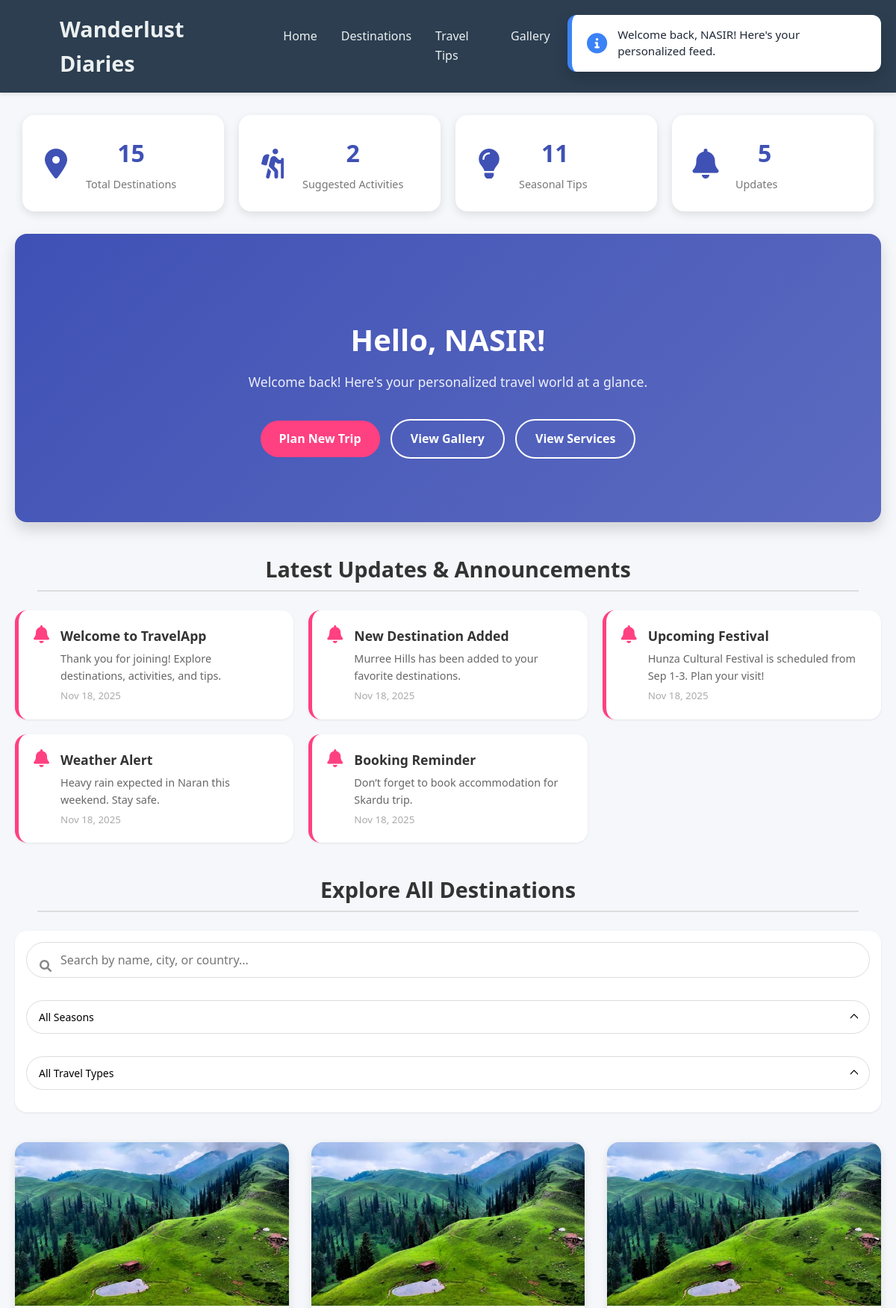
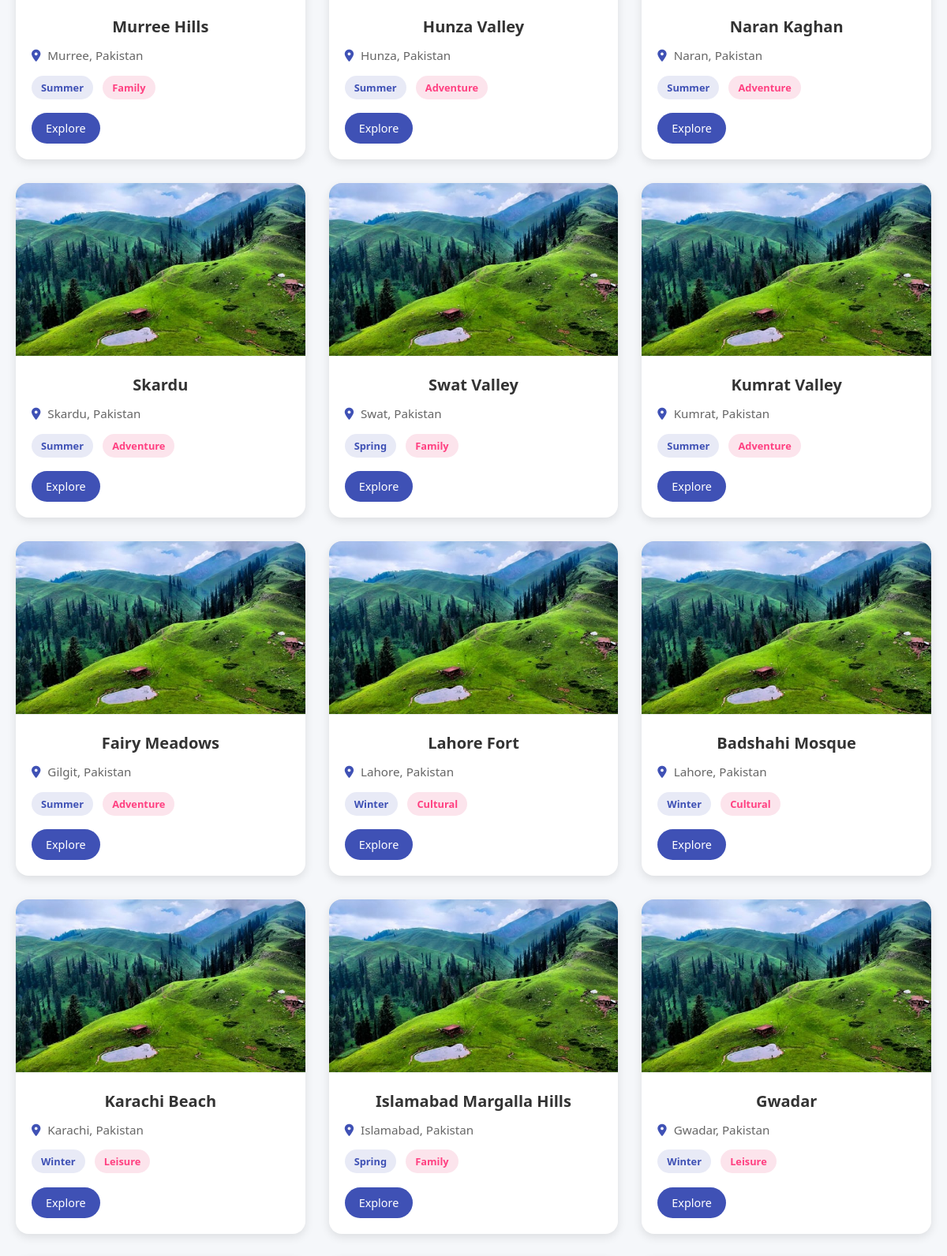
The page /dashboard/ (signed in, upper part) on the database its author committed (2 pictures, top to bottom).
### myapp/models.py (models this page shows, shortened)
class CustomUser(models.Model):
    first_name = models.CharField(max_length=50)
    last_name = models.CharField(max_length=50)
    nationality = models.CharField(max_length=50)
    city = models.CharField(max_length=50)
    postal_address = models.CharField(max_length=100)
    mobile_no = models.CharField(max_length=20, unique=True)
    email = models.EmailField(unique=True)
    password = models.CharField(max_length=255)
    SEASON_CHOICES = [
        ("summer", "Summer"),
        ("winter", "Winter"),
        ("spring", "Spring"),
        ("autumn", "Autumn"),
    ]
    TRAVEL_TYPE_CHOICES = [
        ("adventure", "Adventure"),
        ("cultural", "Cultural"),
        ("leisure", "Leisure"),
        ("family", "Family"),
        ("luxury", "Luxury"),
    ]
    AGE_RANGE_CHOICES = [
        ("18-25", "18-25"),
        ("26-35", "26-35"),
        ("36-50", "36-50"),
        ("50+", "50+"),
    ]
    BUDGET_RANGE_CHOICES = [
        ("low", "Low Budget"),
        ("medium", "Medium Budget"),
        ("high", "High Budget"),
        ("luxury", "Luxury Budget"),
    ]
    travel_season = models.CharField(max_length=20, choices=SEASON_CHOICES, blank=True, null=True)
    travel_type = models.CharField(max_length=20, choices=TRAVEL_TYPE_CHOICES, blank=True, null=True)
    age_range = models.CharField(max_length=20, choices=AGE_RANGE_CHOICES, blank=True, null=True)
    budget_range = models.CharField(max_length=20, choices=BUDGET_RANGE_CHOICES, blank=True, null=True)
    created_at = models.DateTimeField(auto_now_add=True)

class Notification(models.Model):
    title = models.CharField(max_length=100)
    message = models.TextField()
    created_at = models.DateTimeField(auto_now_add=True)

class Destination(models.Model):
    image = models.ImageField(upload_to="destinations/", blank=True, null=True)
    name = models.CharField(max_length=100)
    country = models.CharField(max_length=100)
    city = models.CharField(max_length=100)
    description = models.TextField()
    SEASON_CHOICES = CustomUser.SEASON_CHOICES
    TRAVEL_TYPE_CHOICES = CustomUser.TRAVEL_TYPE_CHOICES
    best_season = models.CharField(max_length=20, choices=SEASON_CHOICES)
    travel_type = models.CharField(max_length=20, choices=TRAVEL_TYPE_CHOICES)
    created_at = models.DateTimeField(auto_now_add=True)

### myapp/views.py (the view)
# urls.py: path("dashboard/", views.dashboard, name="dashboard"),
def dashboard(request):
    if "user_id" not in request.session:
        messages.warning(request, "Please log in to access your dashboard.")
        return redirect("login")
    user = CustomUser.objects.get(id=request.session["user_id"])
    suggested_destinations = Destination.objects.filter(
        best_season=user.travel_season,
        travel_type=user.travel_type
    ).prefetch_related("routes")
    suggested_activities = Activity.objects.filter(destination__in=suggested_destinations)
    suggested_tips = Tip.objects.filter(season=user.travel_season)
    notifications = Notification.objects.order_by("-created_at")[:5]
    all_destinations = Destination.objects.all().order_by('-created_at')
    destinations = Destination.objects.all().order_by("-created_at")
    all_destinations_json = json.dumps([
        {
            "name": d.name,
            "country": d.country,
            "latitude": d.routes.first().latitude if d.routes.exists() else 0,
            "longitude": d.routes.first().longitude if d.routes.exists() else 0,
        } for d in all_destinations if d.routes.exists()
    ])
    season_stats = dict(Destination.objects.values('best_season')
                        .annotate(count=Count('id'))
                        .values_list('best_season', 'count'))
    season_stats = {
        'summer': season_stats.get('summer', 0),
        'winter': season_stats.get('winter', 0),
        'spring': season_stats.get('spring', 0),
        'autumn': season_stats.get('autumn', 0),
    }
    type_stats = dict(Destination.objects.values('travel_type')
                      .annotate(count=Count('id'))
                      .values_list('travel_type', 'count'))
    type_stats = {
        'adventure': type_stats.get('adventure', 0),
        'cultural': type_stats.get('cultural', 0),
        'leisure': type_stats.get('leisure', 0),
        'family': type_stats.get('family', 0),
        'luxury': type_stats.get('luxury', 0),
    }
    route_data = []
    for d in destinations:
        routes = d.routes.all().values("latitude", "longitude", "order")
        points = [{"lat": r["latitude"], "lng": r["longitude"], "order": r["order"]} for r in routes]
        route_data.append({
            "destination": d.name,
            "country": d.country,
            "points": points
        })
    context = {
        "user": user,
        "suggested_destinations": suggested_destinations,
        "suggested_activities": suggested_activities,
        "suggested_tips": suggested_tips,
        "notifications": notifications,
        "route_data": route_data,
        "all_destinations": all_destinations,
        "all_destinations_json": all_destinations_json,
        "season_stats": season_stats,
        "type_stats": type_stats,
    }
    messages.info(request, f"Welcome back, {user.first_name}! Here's your personalized feed.")
    return render(request, "dashboard.html", context)

### templates/dashboard.html (shortened to what this page needs)
{% extends "base.html" %}
{% load static %}
{% block content %}
<div class="dashboard-stats">
    <div class="stat-card">
        <i class="fas fa-map-marker-alt"></i>
        <div>
            <h3>{{ all_destinations.count }}</h3>
            <p>Total Destinations</p>
        </div>
    </div>
    <div class="stat-card">
        <i class="fas fa-hiking"></i>
        <div>
            <h3>{{ suggested_activities.count }}</h3>
            <p>Suggested Activities</p>
        </div>
    </div>
    <div class="stat-card">
        <i class="fas fa-lightbulb"></i>
        <div>
            <h3>{{ suggested_tips.count }}</h3>
            <p>Seasonal Tips</p>
        </div>
    </div>
    <div class="stat-card">
        <i class="fas fa-bell"></i>
        <div>
            <h3>{{ notifications.count }}</h3>
            <p>Updates</p>
        </div>
    </div>
</div>
<div class="dashboard-container">
    <section class="dashboard-hero">
        <h1>Hello, {{ user.first_name }}!</h1>
        <p>Welcome back! Here's your personalized travel world at a glance.</p>
        <div class="quick-actions">
            <a href="{% url 'travelplan_create' %}" class="btn">Plan New Trip</a>
            <a href="{% url 'gallery' %}" class="btn btn-outline">View Gallery</a>
            <a href="{% url 'service_list' %}" class="btn btn-outline">View Services</a>
        </div>
    </section>
    {% if notifications %}
    <section class="section">
        <h2>Latest Updates & Announcements</h2>
        <div class="notifications-grid">
            {% for n in notifications %}
            <div class="notification-card">
                <i class="fas fa-bell"></i>
                <div>
                    <h4>{{ n.title }}</h4>
                    <p>{{ n.message|truncatewords:20 }}</p>
                    <small>{{ n.created_at|date:"M d, Y" }}</small>
                </div>
            </div>
            {% endfor %}
        </div>
    </section>
    {% endif %}
    <section class="section search-section">
        <h2>Explore All Destinations</h2>
        <div class="search-filter-bar">
            <div class="search-input">
                <i class="fas fa-search"></i>
                <input type="text" id="searchInput" placeholder="Search by name, city, or country...">
            </div>
            <select id="seasonFilter">
                <option value="">All Seasons</option>
            </select>
            <select id="typeFilter">
                <option value="">All Travel Types</option>
            </select>
        </div>
    </section>
    <section class="section">
        <div class="destinations-grid" id="destinationsGrid">
            {% for dest in all_destinations %}
            <div class="destination-card"
                 data-name="{{ dest.name|lower }} {{ dest.city|lower }} {{ dest.country|lower }}"
                 data-season="{{ dest.best_season }}"
                 data-type="{{ dest.travel_type }}">
                {% if dest.image %}
                    <img src="{{ dest.image.url }}" alt="{{ dest.name }}">
                {% else %}
                    <div class="placeholder-img">
                        <i class="fas fa-image"></i>
                    </div>
                {% endif %}
                <div class="card-body">
                    <h3>{{ dest.name }}</h3>
                    <p><i class="fas fa-map-marker-alt"></i> {{ dest.city }}, {{ dest.country }}</p>
                    <div class="tags">
                        <span class="tag season">{{ dest.get_best_season_display }}</span>
                        <span class="tag type">{{ dest.get_travel_type_display }}</span>
                    </div>
                    <a href="{% url 'destination_detail' dest.pk %}" class="btn-small">Explore</a>
                </div>
            </div>
            {% empty %}
            <p>No destinations available yet.</p>
            {% endfor %}
        </div>
    </section>
</div>
<link rel="stylesheet" href="https://unpkg.com/leaflet@1.9.4/dist/leaflet.css" />
{% endblock %}

### templates/base.html (style rules this page uses)
:root { --primary-color: #ff5a5f; --primary-hover: #e14d52; --secondary-color: #ffcc00; --secondary-hover: #e6b800; --text-primary: #1f2937; --text-secondary: #4b5563; --bg-primary: #ffffff; --bg-secondary: #fdf2f2; --border-color: #e5e7eb; --shadow-sm: 0 1px 2px rgba(0, 0, 0, 0.05); --shadow-md: 0 4px 6px rgba(0, 0, 0, 0.1); --shadow-lg: 0 10px 15px rgba(0, 0, 0, 0.15); --success-color: #10b981; --error-color: #ef4444; --warning-color: #f59e0b; --info-color: #3b82f6; }
* { margin: 0; padding: 0; box-sizing: border-box; font-family: 'Segoe UI', Tahoma, Geneva, Verdana, sans-serif; }
body { line-height: 1.6; color: #333; background-color: #f9f9f9; }
h1,h2,h3 { margin: 30px; text-align: center; }
.btn { display: inline-block; background-color: #3498db; color: white; padding: 0.8rem 1.5rem; border: none; border-radius: 5px; text-decoration: none; font-weight: bold; transition: background-color 0.3s; }
input, select, textarea, select[multiple] { width: 100%; padding: 10px; border: 1px solid var(--border-color); border-radius: 5px; margin-bottom: 15px; font-size: 14px; }

### rows shown on the page
CustomUser: first_name "NASIR"
Notification: title "Welcome to TravelApp", message "Thank you for joining! Explore destinations, activities, and tips.", created_at "Nov 18, 2025"
Notification: title "New Destination Added", message "Murree Hills has been added to your favorite destinations.", created_at "Nov 18, 2025"
Notification: title "Upcoming Festival", message "Hunza Cultural Festival is scheduled from Sep 1-3. Plan your visit!", created_at "Nov 18, 2025"
Notification: title "Weather Alert", message "Heavy rain expected in Naran this weekend. Stay safe.", created_at "Nov 18, 2025"
Notification: title "Booking Reminder", message "Don’t forget to book accommodation for Skardu trip.", created_at "Nov 18, 2025"
Destination: image (picture), name "Murree Hills", city "Murree", country "Pakistan", best_season "Summer", travel_type "Family"
Destination: image (picture), name "Hunza Valley", city "Hunza", country "Pakistan", best_season "Summer", travel_type "Adventure"
Destination: image (picture), name "Naran Kaghan", city "Naran", country "Pakistan", best_season "Summer", travel_type "Adventure"
Destination: image (picture), name "Skardu", city "Skardu", country "Pakistan", best_season "Summer", travel_type "Adventure"
Destination: image (picture), name "Swat Valley", city "Swat", country "Pakistan", best_season "Spring", travel_type "Family"
Destination: image (picture), name "Kumrat Valley", city "Kumrat", country "Pakistan", best_season "Summer", travel_type "Adventure"
Destination: image (picture), name "Fairy Meadows", city "Gilgit", country "Pakistan", best_season "Summer", travel_type "Adventure"
Destination: image (picture), name "Lahore Fort", city "Lahore", country "Pakistan", best_season "Winter", travel_type "Cultural"
Destination: image (picture), name "Badshahi Mosque", city "Lahore", country "Pakistan", best_season "Winter", travel_type "Cultural"
Destination: image (picture), name "Karachi Beach", city "Karachi", country "Pakistan", best_season "Winter", travel_type "Leisure"
Destination: image (picture), name "Islamabad Margalla Hills", city "Islamabad", country "Pakistan", best_season "Spring", travel_type "Family"
Destination: image (picture), name "Gwadar", city "Gwadar", country "Pakistan", best_season "Winter", travel_type "Leisure"

### other values the page prints
{{ message|safe }} "Welcome back, NASIR! Here's your personalized feed."
{{ all_destinations.count }} "15"
{{ suggested_activities.count }} "2"
{{ suggested_tips.count }} "11"
{{ notifications.count }} "5"
